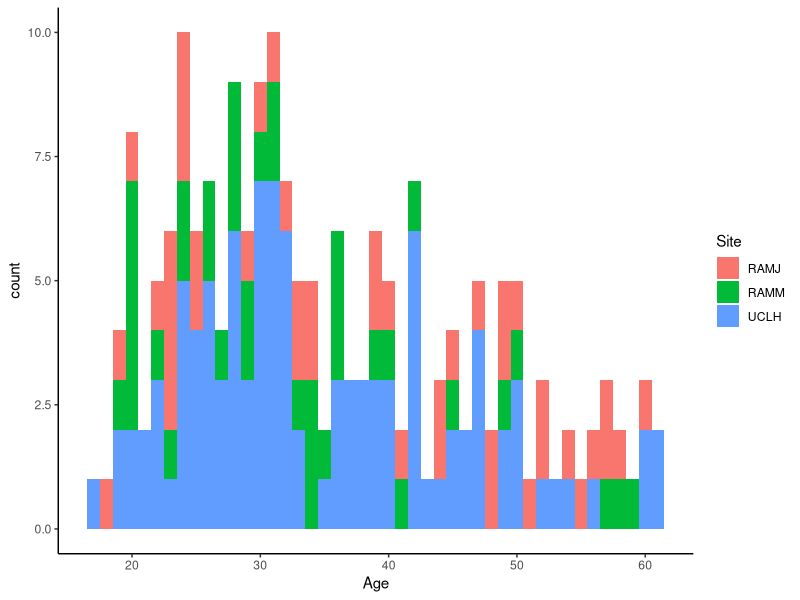
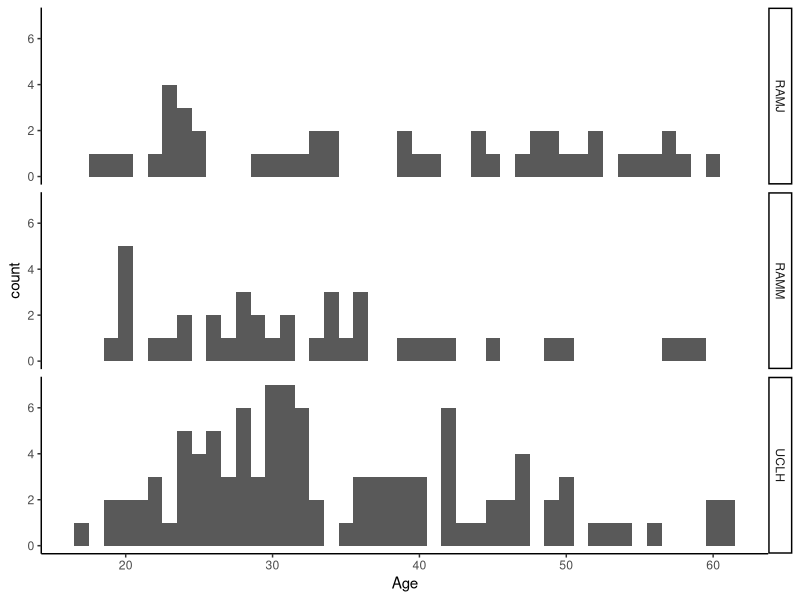

These figures' R source, in order: (Note: this script raises an error after producing the figures.)
################################################################################

## Script to plot 3 example sites to demonstrate the site intercept offset and
## lack of sex effect visually


#### PRELIMINARIES #############################################################

# packages
library(tidyverse)   # data frames & ggplot 
library(lme4)        # linear mixed models
library(ggpubr)      # arranging plots
theme_set(theme_classic())

# data
setwd("/media/b6036780/8TB1/norm-ieeg-age-sex-site")
BPdata_p = read.csv("Data/ROI1_relBP_pooled.csv")   

# keeping three reasonably large sites with similar age range
BPdata_site_eff = BPdata_p %>% filter(Site %in% c("UCLH", "RAMM","RAMJ")) 
ages = BPdata_site_eff %>%  select(Patient_no,Site,Age) %>% distinct()
# check
ggplot(aes(x=Age,fill=Site),data=ages) + geom_histogram(binwidth = 1)
ggplot(aes(x=Age),data=ages) + geom_histogram(binwidth = 1) + facet_grid(vars(Site))

# drop singular outlier
BPdata_site_eff = BPdata_site_eff %>% filter(deltaBP<0.5)


#### MODELLING & PLOTTING MAIN #################################################

# run on whole brain, using the bands optimal model (all sites?)
# plot varying intercepts

reduced_mod = lmer(deltaBP ~ Age + (1|Site), data = BPdata_site_eff)

cols = brewer.pal(3, "Accent")

# easy but no way to get points on top 
plot_model(reduced_mod, type="pred", terms=c("Age","Site"),ci.lvl = NA, pred.type = "re", title = "") +
  geom_point(aes(x=Age,y=deltaBP,col=Site),data=BPdata_site_eff, alpha=0.6,inherit.aes = FALSE) +
  theme(aspect.ratio = 1, legend.position = "top") + ylab(expression("RBP("*delta*")")) + 
  scale_color_brewer(palette = "Accent", labels=c("Jefferson Hosp.","Mayo Clinic","University College London Hosp."))

# fitted values, dont extend past site age range
BPdata_site_eff$fit = predict(reduced_mod)
ggplot(data = BPdata_site_eff) + 
  geom_point(aes(x=Age,y=deltaBP,col=Site), alpha=0.4) +
  geom_line(aes(x=Age,y=fit,col=Site),lwd=1) +
  theme(aspect.ratio = 1, legend.position = "top") + ylab(expression("RBP("*delta*")")) + 
  scale_color_brewer(palette = "Accent", labels=c("Jefferson Hosp.","Mayo Clinic","University College London Hosp."))

# manual ablines, line not included in legend
coefs = coef(reduced_mod)[[1]]
ggplot(data = BPdata_site_eff) + 
  geom_point(aes(x=Age,y=deltaBP,col=Site), alpha=0.4) +
  geom_abline(intercept = coefs["RAMJ","(Intercept)"],slope=coefs["RAMJ","Age"], lwd=1,col=cols[1]) +
  geom_abline(intercept = coefs["RAMM","(Intercept)"],slope=coefs["RAMM","Age"], lwd=1,col=cols[2]) +
  geom_abline(intercept = coefs["UCLH","(Intercept)"],slope=coefs["UCLH","Age"], lwd=1,col=cols[3]) +
  theme(aspect.ratio = 1, legend.position = "top") + ylab(expression("RBP("*delta*")")) + 
  scale_color_manual(values = cols, labels=c("Jefferson Hosp.","Mayo Clinic","University College London Hosp."))


#### MODELLING & PLOTTING SUPPLEMENTARY ########################################

# extension to all sites and bands 

# 15 colour palette
c15 = c("dodgerblue2","#E31A1C","green4","#6A3D9A","#FF7F00","black", "gold1","skyblue2",
        "#FB9A99","palegreen2", "#CAB2D6", "#FDBF6F","gray70", "khaki2", "maroon")

# each model on all sites
age_mod_del = lmer(deltaBP ~ Age + (1|Site), data = BPdata_p)
age_mod_the = lmer(thetaBP ~ Age + (1|Site), data = BPdata_p)
age_mod_alp = lmer(alphaBP ~ Age + (1|Site), data = BPdata_p)
age_mod_bet = lmer(betaBP ~ Age + (1|Site), data = BPdata_p)
age_mod_gam = lmer(gammaBP ~ Age + (1|Site), data = BPdata_p)

# each plot
del = plot_model(age_mod_del, type="pred", terms=c("Age","Site"),ci.lvl = NA, pred.type = "re", title = "", colors = c15) +
      theme(aspect.ratio = 1,legend.position = "none") + ylab(expression("RBP("*delta*")"))
the = plot_model(age_mod_the, type="pred", terms=c("Age","Site"),ci.lvl = NA, pred.type = "re", title = "", colors = c15) +
  theme(aspect.ratio = 1, legend.position = "none") + ylab(expression("RBP("*theta*")"))
alp = plot_model(age_mod_alp, type="pred", terms=c("Age","Site"),ci.lvl = NA, pred.type = "re", title = "", colors = c15) +
  theme(aspect.ratio = 1,legend.position = "none") + ylab(expression("RBP("*alpha*")"))
bet = plot_model(age_mod_bet, type="pred", terms=c("Age","Site"),ci.lvl = NA, pred.type = "re", title = "", colors = c15) +
  theme(aspect.ratio = 1,legend.position = "none") + ylab(expression("RBP("*beta*")"))
gam = plot_model(age_mod_gam, type="pred", terms=c("Age","Site"),ci.lvl = NA, pred.type = "re", title = "", colors = c15) +
  theme(aspect.ratio = 1,legend.position = "none") + ylab(expression("RBP("*gamma*")"))

# experiment ot add legend as 6th plot to fill white space
#legend =  ggplot(BPdata_p, aes(x = Age, y = deltaBP, color = Site))+
#  geom_point()+
#  lims(x = c(0,0), y = c(0,0))+
#  theme_void()+
#  theme(legend.position = c(0.5,0.5),
#        legend.key.size = unit(1, "cm"),
#        legend.text = element_text(size =  12),
#        legend.title = element_text(size = 15, face = "bold"))+
#  guides(colour = guide_legend(override.aes = list(size=8))) +
#  scale_color_manual(values = c15)

ggarrange(del,the,alp,bet,gam, ncol=2, nrow=3, common.legend = T,legend = "top")

#### SEGMENTS TO LOOK AT #######################################################

BPdata_site_eff %>% filter(Age==20 & Sex=="M") %>% select(Patient_no,Site,Age,Sex) %>% distinct()


#### SEX EFFECT ################################################################

full_mod_del = lmer(deltaBP ~ Age + Sex + (1|Site), data = BPdata_p)
full_mod_the = lmer(thetaBP ~ Age + Sex + (1|Site), data = BPdata_p)

plot_model(full_mod_del, type="pred", terms=c("Age","Sex"),ci.lvl = NA, title="") +
  geom_point(aes(x=Age,y=deltaBP,col=Sex),data=BPdata_p, alpha=0.6,inherit.aes = FALSE) +
  theme(aspect.ratio = 1, legend.position = "top") + ylab(expression("RBP("*delta*")"))
